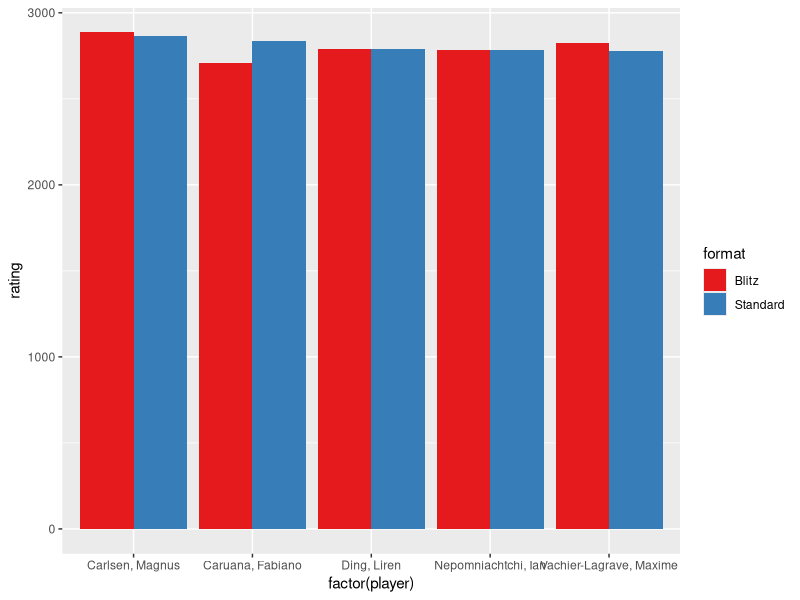

Recreate this plot in R.
library(ggplot2)
players <- read.csv("topchesslist.csv")


# print("Top Chess Players DATASET")
# print(players)


# print("Type of Dataset : ")
# print(class(players))
# print(mode(players))
# print(typeof(players))

# obs <- nrow(players)
# var <- ncol(players)
# print("Number of observations : ")
# print(obs)
# print("Number of variables : ")
# print(var)
# attach(players)


# print("Info about Standard Rating")
# print(summary(players$Standard))


# Number of players by Country
# agg_country <- aggregate(Standard ~ (Country), players, function(x) which.max(table(x)))
# print(agg_country)
# barplot(agg_country$Standard,
#     width = 1, names.arg = agg_country$Country,
#     horiz = FALSE, xlab = "country", ylab = "Number of Players", axes = TRUE,
#     col = c("pink", "blue"), ylim = c(0, 20)
# )
# print("Different range of players by Country")
# n <- c()
# print("Countries with more than 5 players")
# n[1] <- length(agg_country$Standard[agg_country$Standard > 5])
# print(n[1])
# print("Countries with 5 players")
# n[2] <- length(agg_country$Standard[agg_country$Standard == 5])
# print(n[2])
# print("Countries with 4 players")
# n[3] <- length(agg_country$Standard[agg_country$Standard == 4])
# print(n[3])
# print("Countries with 3 players")
# n[4] <- length(agg_country$Standard[agg_country$Standard == 3])
# print(n[4])
# print("Countries with 2 players")
# n[5] <- length(agg_country$Standard[agg_country$Standard == 2])
# print(n[5])
# print("Countries with only 1 player")
# n[6] <- length(agg_country$Standard[agg_country$Standard == 1])
# print(n[6])
# pie(n, c(">5", "5", "4", "3", "2", "1"), main = "Distribution of Countries by Player Count", col = c("purple", "pink", "blue", "cyan", "green", "red"))



# print("Different range of Standard Ratings")
# n <- c()
# print("No. of players of rating 2500-2600")
# n[1] <- length(Standard[Standard < 2600])
# print(n[1])
# print("No. of players of rating 2600-2700")
# n[2] <- length(Standard[(Standard >= 2600) & (Standard < 2700)])
# print(n[2])
# print("No. of players of rating 2700-2800")
# n[3] <- length(Standard[(Standard >= 2700) & (Standard < 2800)])
# print(n[3])
# print("No. of players of rating greater 2800")
# n[4] <- length(Standard[Standard >= 2800])
# print(n[4])
# pie(n, c("2500-2600", "2600-2700", "2700-2800", ">=2800"), main = "Number of players of each rating range", col = c("purple", "pink", "blue", "cyan"))


# players_age <- players
# players_age$Birth.Year <- 2020 - players_age$Birth.Year
# print("Different Age Range of Players")
# n <- c()
# print("Number of players of Age less than 30")
# n[1] <- length(players_age$Birth.Year[players_age$Birth.Year < 30])
# print(n[1])
# print("Number of players of Age 30-50")
# n[2] <- length(players_age$Birth.Year[(players_age$Birth.Year >= 30) & (players_age$Birth.Year <= 50)])
# print(n[2])
# print("Number of players of Age greater than 50")
# n[3] <- length(players_age$Birth.Year[players_age$Birth.Year > 50])
# print(n[3])
# pie(n, c("<30", "30-50", ">50"), main = "Number of players of each Age Group", col = c("purple", "pink", "cyan"))


# Comparison Between Standard and Blitz Ratings
players_ratings <- subset(players, select = c("Name", "Standard", "Blitz"))
print("Ratings of the top 5 players")
print(head(players_ratings, 5))

rating_gen <- data.frame(
    format <- c("Standard", "Standard", "Standard", "Standard", "Standard", "Blitz", "Blitz", "Blitz", "Blitz", "Blitz"),
    player <- c(
        "Carlsen, Magnus", "Caruana, Fabiano", "Ding, Liren", "Nepomniachtchi, Ian", "Vachier-Lagrave, Maxime",
        "Carlsen, Magnus", "Caruana, Fabiano", "Ding, Liren", "Nepomniachtchi, Ian", "Vachier-Lagrave, Maxime"
    ),
    rating <-
        c(
            players_ratings$Standard[1], players_ratings$Standard[2],
            players_ratings$Standard[3], players_ratings$Standard[4],
            players_ratings$Standard[5], players_ratings$Blitz[1],
            players_ratings$Blitz[2], players_ratings$Blitz[3],
            players_ratings$Blitz[4], players_ratings$Blitz[5]
        )
)
print(ggplot(rating_gen, aes(factor(player), rating, fill = format)) +
    geom_bar(stat = "identity", position = "dodge") +
    scale_fill_brewer(palette = "Set1"))